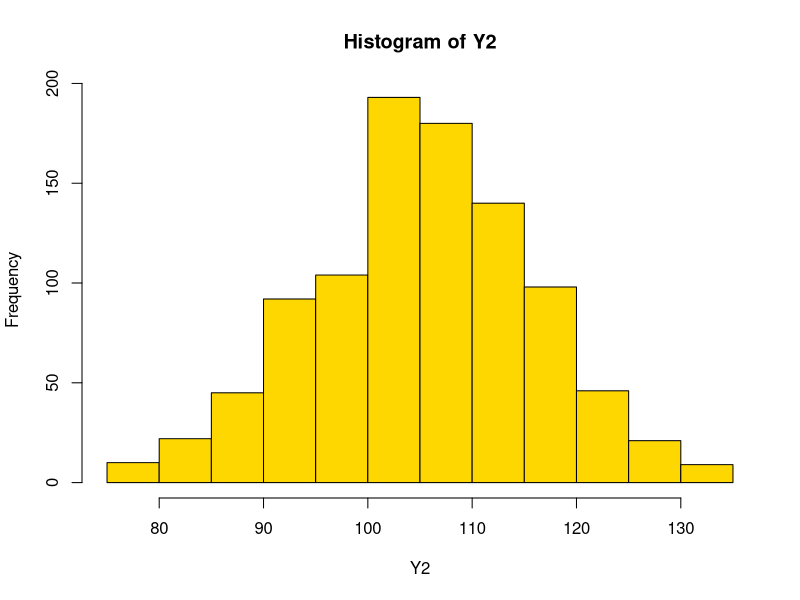

Write the R code that produced this figure. (Note: this script raises an error after producing the figure.)
library(lme4)
library(dplyr)
#----------------------#
#       call data      #
#----------------------#
getwd()
setwd("G:/R CLASS practice/LS")
datak<-read.csv("blup4.csv",header =T)

str(datak)
head(datak)
tail(datak)

#-------------------------------------------------
rep=as.factor(datak$rep)
Year=as.factor(datak$Year)
Location=as.factor(datak$Location)
block=as.factor(datak$block)
plot=as.factor(datak$plot)
env=as.factor(datak$env)
G=as.factor(datak$G)
Y2 = as.numeric(datak$Y)
ph = as.numeric(datak$ph)
ssT = as.numeric(datak$ssT)
LOC=as.factor(datak$Location)
YEAR=as.factor(datak$Year)
REP=as.factor(datak$rep)
LINE=as.factor(datak$G)
#-----------------------------------------------
hist(Y2, col="gold")
boxplot(Brix~Loc, xlab="Location", ylab="Degrees Brix", main="Degrees Brix by Location", col="pink")

## BLUPS
# fit the model
brixmodel = lmer(Y2~ (1|LINE) + (1|LOC) + (1|YEAR) + (1|LINE:LOC) + (1|LINE:YEAR))


# estimate BLUPS
brixblup = ranef(brixmodel)
# look at output structure
str(brixblup)
# extract blup for line
brixlineblup = brixblup$LINE
# see the structure of the blup for each line
str(brixlineblup)
# save the brixlineblup output to a separate .csv file
write.csv(brixlineblup, file="BrixLineBLUPS.csv")

## Creating plots with the BLUPs
# Create a numeric vector with the BLUP for each line
LINEBLUP = brixlineblup[,1]
# Create a histogram with the BLUP for each line
hist(LINEBLUP, col="green")

## Compare BLUP to line averages on a scatterplot
lmean = tapply(Y2, LINE, na.rm=T, mean)
plot(LINEBLUP, lmean, col="black")

















